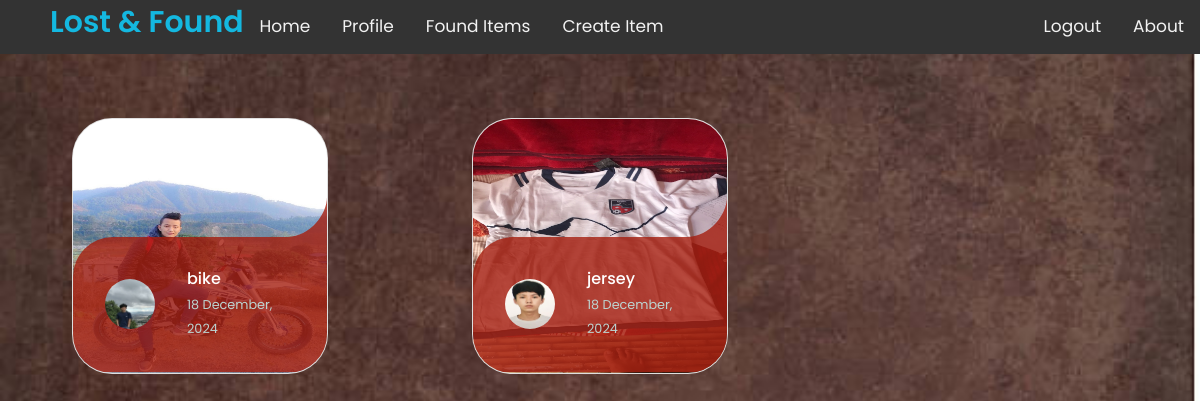
The page / (signed in) on the database its author committed.
### findme/models.py (models this page shows, shortened)
class ItemLost(models.Model):
    ItemID = models.AutoField(primary_key=True)
    name = models.ForeignKey(User, on_delete=models.CASCADE, null=True)
    title = models.CharField(max_length=30)
    description = models.CharField(max_length=200)
    found = models.BooleanField(default=False)
    location = models.TextField(max_length=100)
    lost_date = models.DateTimeField(auto_now=True)
    image = models.ImageField(upload_to='findme/images', default="")
    found_location = models.CharField(max_length=100, null=True, blank=True)
    item_found_by = models.ForeignKey(User, on_delete=models.CASCADE, null=True, blank=True,
                                      related_name="item_found_user")

### register/models.py (models this page shows, shortened)
class Profile(models.Model):
    user = models.OneToOneField(User, on_delete=models.CASCADE)
    image = models.ImageField(default='default.jpg', upload_to='register/images')

### findme/views.py (the view)
# urls.py: 2. Add a URL to urlpatterns:  path('', views.home, name='home')
@login_required
def home(request):
    context = {
        'items': ItemLost.objects.filter(found=False)
    }
    return render(request, 'findme/home.html', context)

### findme/templates/findme/home.html (shortened to what this page needs)
{% extends "findme/base.html" %}
{% block content %}
<div class="container-fluid">
    <div class="row">
        <div class="col-md-12">
            <div class="row">
                {% if items|length > 0 %}
                {% for item in items %}
                <div class="col-md-4">
                    <ul class="cards">
                        <li>
                            <a href="{% url 'detail' item.ItemID %}" class="card">
                                <img src="{{ item.image.url}}" alt="" class="class__image picture">
                                <div class="card__overlay">
                                    <div style="background-color: rgb(166, 30, 15,0.8)" class="card__header">
                                        <svg class="card__arc" xmlns="http://www.w3.org/2000/svg">
                                            <path/>
                                        </svg>
                                        <img src="{{ item.name.profile.image.url }}" class="card__thumb">
                                        <div class="card__header-text">
                                            <h3 style="color:white" class="card__title">{{item.title}}</h3>
                                            <span class="card__status">{{ item.lost_date|date:"d F, Y"}}</span>
                                        </div>
                                    </div>
                                </div>
                            </a>
                        </li>
                    </ul>
                </div>
                {% endfor %}
                {% else %}
                <h1 style="color:white">No items are lost!</h1>
                {% endif %}
            </div>
        </div>
    </div>
</div>
{% endblock %}

### findme/static/findme/main.css (style rules this page uses)
* { margin:0; padding: 0; box-sizing: border-box; font-family: 'Poppins', sans-serif;; }
#bg { background-repeat: no-repeat; background-size: cover; background-position: center center; background-attachment: fixed; }
body { background-repeat: no-repeat; background-position: center; background-size: cover; min-height: 100vh; position: relative; }

### findme/templates/findme/home.html (style rules this page uses)
:root { --surface-color: #0b0c10; --curve: 40; --black-color: #45a29e; --text-color: rgb(188, 212, 209); }
* { box-sizing: border-box; }
.cards { display: grid; gap: 2rem; margin: 4rem 5vw; padding: 0; list-style: none; }
.card { position: relative; display: block; height: 100%; border-radius: calc(var(--curve)*1px); -webkit-border-radius: calc(var(--curve)*1px); -moz-border-radius: calc(var(--curve)*1px); -o-border-radius: calc(var(--curve)*1px); overflow: hidden; text-decoration: none; }
.picture { width: 100%; height: auto; }
.card__overlay { position: absolute; bottom: 0; left: 0; right: 0; z-index: 1; height: 100%; border-radius: calc(var(--curve)*1px); background: var(--surface-color); transform: translateY(100%); -webkit-transform: translateY(100%); -moz-transform: translateY(100%); -ms-transform: translateY(100%); -o-transform: translateY(100%); transition: 0.2s ease-in-out; -webkit-transition: 0.2s ease-in-out; -moz-transition: 0.2s ease-in-out; -o-transition: 0.2s ease-in-out; -ms-transition: 0.2s ease-in-out; }
.card__header { position: relative; display: flex; align-items: center; gap: 2rem; border-radius: calc(var(--curve)*1px) 0 0 0; background-color: var(--surface-color); padding: 2em; transform: translateY(-100%); -webkit-transform: translateY(-100%); -moz-transform: translateY(-100%); -ms-transform: translateY(-100%); -o-transform: translateY(-100%); transition: 0.2s ease-in-out; }
.card__arc, .card__arc__found { width: 5em; height: 5em; position: absolute; bottom: 100%; right: 0; z-index: 1; }
.card__thumb { flex-shrink: 0; width: 3.125em; height: 3.125em; border-radius: 50%; -webkit-border-radius: 50%; -moz-border-radius: 50%; -ms-border-radius: 50%; -o-border-radius: 50%; }
.card__title { font-size: 1em; margin: 0 0 0.3em; color: var(--black-color); }
.card__status { font-size: 0.8em; color: var(--text-color); }

### rows shown on the page
ItemLost: image (picture), name.profile.image (picture), title "bike", lost_date "18 December, 2024"
ItemLost: image (picture), name.profile.image (picture), title "jersey", lost_date "18 December, 2024"
